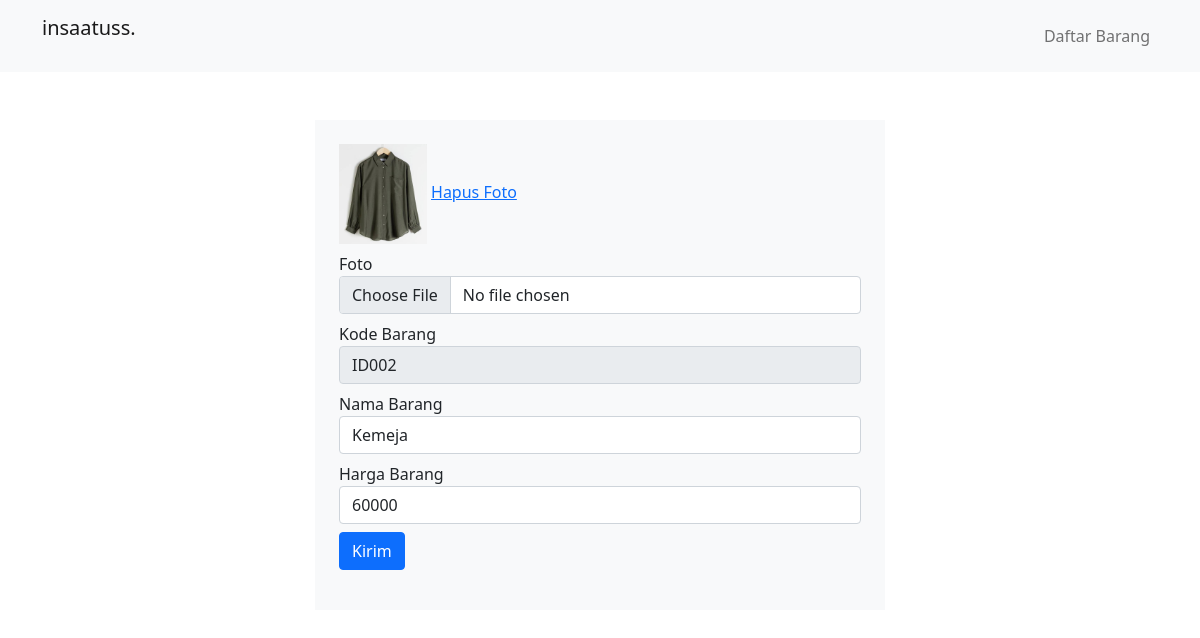
Screenshot of /form_edit.php?id=ID002 with the database file from the repository.
### tables this page shows
CREATE TABLE `barang` (
  `id_barang` varchar(20) NOT NULL,
  `nama_barang` varchar(30) NOT NULL,
  `harga` int(10) NOT NULL,
  `foto` text DEFAULT NULL
);

### form_edit.php (the view, shortened to what this page needs)
<?php
require_once("connection.php");
if ( isset($_GET["id"]) ) $id = $_GET["id"];
else echo "Kode barang tidak ditemukan! <a href='index.php'>Kembali</a>";
$query = " SELECT * FROM barang WHERE id_barang = '{$id}'";
$result = mysqli_query( $mysqli, $query);
foreach ( $result as $barang) {
    $foto = $barang["foto"];
    $id = $barang["id_barang"];
    $name = $barang["nama_barang"];
    $price = $barang["harga"];
}
?>
<html>
  <head>
    <link href="https://cdn.jsdelivr.net/npm/bootstrap@5.0.2/dist/css/bootstrap.min.css" rel="stylesheet" />
    <link rel="stylesheet" href="https://cdn.jsdelivr.net/npm/bootstrap-icons@1.5.0/font/bootstrap-icons.css" />
    <link rel="stylesheet" href="style.css" />
  </head>
  <body>
    <nav class="navbar navbar-expand-lg navbar-light bg-light">
        <div class="container">
            <a class="navbar-brand" href="#">
                <p>insaatuss.</p>
            </a>
            <div class="collapse navbar-collapse" id="navbarSupportedContent">
                <ul class="navbar-nav ms-auto mb-2 mb-lg-0">
                    <li class="nav-item">
                        <a href="index.php" class="nav-link" aria-current="page">Daftar Barang</a>
                    </li>
                </ul>
            </div>
        </div>
    </nav>
    <div id="form" class="pt-5">
        <div class="container">
            <div class="row d-flex justify-content-center">
                <div class="col col-6 p-4 bg-light">
                    <form action="action_edit.php" method="POST" enctype="multipart/form-data">
                        <?php if ( !is_null($foto) && !empty($foto)) : ?>
                            <div class="form-group mb-2">
                                <img src="<?=$foto?>" alt="" class="preview">
                                <a href="hapus_foto.php?id=<?=$id?>">Hapus Foto</a>
                            </div>
                        <?php endif; ?>
                        <div class="form-group mb-2">
                            <label for="foto_barang">Foto</label>
                            <input name="foto" id="foto_barang" class="form-control" type="file" >
                        </div>
                        <div class="form-group mb-2">
                            <label for="id_barang">Kode Barang</label>
                            <input name="id" id="id_barang" value="<?=$id?>" class="form-control" type="text" placeholder="Kode Barang" readonly>
                        </div>
                        <div class="form-group mb-2">
                            <label for="nama_barang">Nama Barang</label>
                            <input name="name" id="nama_barang" value="<?=$name?>" class="form-control" type="text" placeholder="Nama Barang" required>
                        </div>
                        <div class="form-group mb-2">
                            <label for="harga_barang">Harga Barang</label>
                            <input name="price" id="harga_barang" value="<?=$price?>" class="form-control" type="number" placeholder="Harga Barang" required>
                        </div>
                        <input name="submit" type="submit" value="Kirim" class="btn btn-primary ">
                    </form>
                </div>
            </div>
        </div>
    </div>
  </body>
</html>

### style.css (style rules this page uses)
.form-group img { height: 100px; }

### rows the page displays
barang: foto (picture), id "ID002", name "Kemeja", price "60000"
